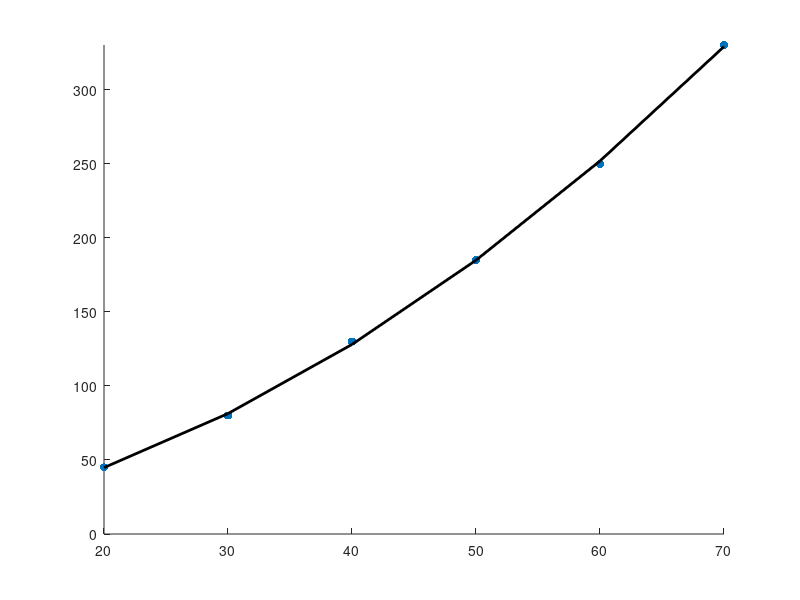

The MATLAB script that drew this image: (Note: this script raises an error after producing the figure.)
% LA_Ex7.m
clc; clear variables; close
% Part 1
v = (20:10:70).';                        % Velocity, [km/h]
s = [45  80 130 185 250 330].'; % Braking distance, [m]
scatter(v, s, 'filled')
ylim([0, max(s)+.2]),shg
A = [v.^2 v  ones(size(v))];
FM =A\s; FMM = linsolve(A,s);
FMM = mldivide(A,s);
FM_values = FM(1)*v.^2+FM(2)*v+FM(3);
hold on
plot(v, FM_values, 'k-', 'linewidth', 2)
gtext(['Fit model: s(v) = '  num2str(FM(1))  'v^2 +' num2str(FM(2)) '*v +', num2str(FM(3))])
grid on
xlabel('\it Velocity, v [km/h]')
ylabel('\it Braking Distance, s [m]')
%%
% Part 2. Polynomial Approximation Fcn: Curve Fitting Toolbox
FM2 = polyfit(v,s, 2);
fprintf('CFTOOL Fit Model: s(v) = %f*v.^2 + %f*v + %f \n', FM2);
% Part 3. Polynomial Approximation Fcn: Stats and ML Toolbox
FM3 = fitlm(v,s, 'poly2');
fprintf('Stats and ML Fit Model: s(v) = %f*v.^2 + %f*v + %f \n', flip(FM3.Coefficients.Estimate));
